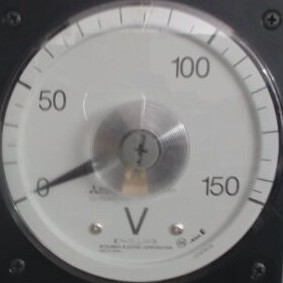
#> input picture meter.jpg, 283 x 283 px
$ python meter_reader.py
#> lines starting #> are read from the running program, lines starting #| are printed output that depends on the picture; after the words box and inside, x2 and y2 are one past the last pixel; in counts of white or black regions, pixels touching at a corner belong together
import cv2
import numpy as np
import math

class FeatureBasedMeterReader:
    # [102 lines left out: functions __init__, _create_detector, detect_needle_features, estimate_needle_angle_from_features, read_with_features, angle_to_meter_value, not called in this run]

class MeterComponentSeparator:
    """メーターの針と円盤を分離するクラス"""

    def __init__(self):
        pass

    # [173 lines left out: functions detect_meter_circle, create_circle_mask, create_needle_mask, separate_components, visualize_separation, save_separated_components, not called in this run]

def read_analog_meter(image_path):
#> called with image_path = 'meter.jpg'
    img = cv2.imread(image_path)
#> img is the input picture: shape (283, 283, 3); mean B, G, R 132.6, 133.1, 133.8
    if img is None:
        print(f"画像ファイル '{image_path}' が読み込めません")
        return None

    original = img.copy()
    gray = cv2.cvtColor(img, cv2.COLOR_BGR2GRAY)

    blurred = cv2.GaussianBlur(gray, (9, 9), 2)
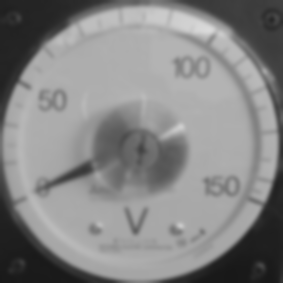
#> blurred: shape (283, 283); min 24, max 218, mean 133.3

    circles = cv2.HoughCircles(
        blurred,
        cv2.HOUGH_GRADIENT,
        dp=1,
        minDist=100,
        param1=100,
        param2=50,
        minRadius=50,
        maxRadius=300
    )
#> circles = [[139.5, 144.5, 138.4]]

    if circles is not None:
        circles = np.round(circles[0, :]).astype("int")
#> circles = [[140, 144, 138]]

        if len(circles) > 0:
            largest_circle = max(circles, key=lambda x: x[2])
#> largest_circle = [140, 144, 138]
            cx, cy, radius = largest_circle
#> cx = 140; cy = 144; radius = 138

            print(f"メーター中心: ({cx}, {cy}), 半径: {radius}")
#| メーター中心: (140, 144), 半径: 138

            cv2.circle(img, (cx, cy), radius, (0, 255, 0), 2)
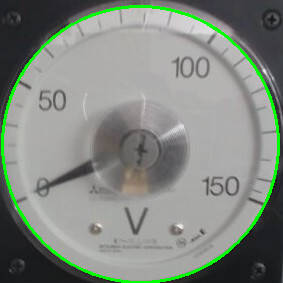
#> img: shape (283, 283, 3); 3.14% of pixels changed, all inside (x1, y1, x2, y2) = (1, 5, 280, 283)
            cv2.circle(img, (cx, cy), 2, (0, 0, 255), 3)
#> img: shape (283, 283, 3); 0.05% of pixels changed, all inside (x1, y1, x2, y2) = (136, 140, 145, 149)

            mask = np.zeros(gray.shape, dtype=np.uint8)
            cv2.circle(mask, (cx, cy), int(radius * 0.8), 255, -1)
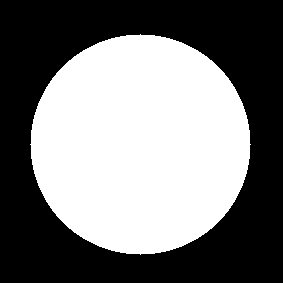
#> mask: shape (283, 283); 47.4% white; 1 white region, box (x1, y1, x2, y2) and area: (30, 34, 251, 255) 37981

            masked_gray = cv2.bitwise_and(gray, mask)
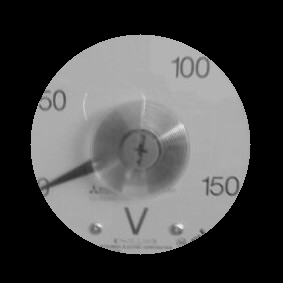
#> masked_gray: shape (283, 283); min 0, max 240, mean 73.9

            edges = cv2.Canny(masked_gray, 30, 80, apertureSize=3)
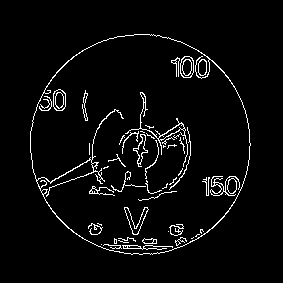
#> edges: shape (283, 283); 4.1% white in thin lines or dots, all inside (x1, y1, x2, y2) = (30, 34, 251, 255)

            lines = cv2.HoughLinesP(
                edges,
                rho=1,
                theta=np.pi/180,
                threshold=30,
                minLineLength=radius//4,
                maxLineGap=20
            )
#> lines = 48 rows, first 6: [42, 190, 189, 139], [40, 188, 94, 156], [142, 92, 146, 213], [94, 244, 182, 246], [103, 248, 176, 248], [121, 138, 157, 155]

            if lines is not None:
                print(f"検出された線の数: {len(lines)}")
#| 検出された線の数: 48

                needle_candidates = []

                for line in lines:
                    x1, y1, x2, y2 = line[0]

                    mid_x, mid_y = (x1 + x2) // 2, (y1 + y2) // 2
                    dist_to_center = math.sqrt((mid_x - cx)**2 + (mid_y - cy)**2)

                    if dist_to_center < radius * 0.5:
                        length = math.sqrt((x2-x1)**2 + (y2-y1)**2)
                        needle_candidates.append((line[0], length, dist_to_center))
#> this loop made 48 passes
#> (x1, y1, x2, y2, mid_x, mid_y, dist_to_center, length) on passes 1, 3, 6, 7, 8, 10, 11, 12, 14, 15, 17, 18: (42, 190, 189, 139, 115, 164, 32.02, 155.6), (142, 92, 146, 213, 144, 152, 8.94, 121.1), (121, 138, 157, 155, 139, 146, 2.24, 39.81), (116, 251, 167, 131, 141, 191, 47.01, 130.4), (114, 109, 236, 198, 175, 153, 36.14, 151), (91, 189, 176, 183, 133, 186, 42.58, 85.21), (185, 170, 188, 131, 186, 150, 46.39, 39.12), (89, 192, 147, 109, 118, 150, 22.8, 101.3), (129, 130, 190, 148, 159, 139, 19.65, 63.6), (119, 191, 155, 130, 137, 160, 16.28, 70.83), (92, 148, 100, 193, 96, 170, 51.11, 45.71), (93, 168, 143, 146, 118, 157, 25.55, 54.63)
#> (x1, y1, x2, y2, mid_x, mid_y, dist_to_center) on passes 2, 4, 5, 9, 13, 16: (40, 188, 94, 156, 67, 172, 78.19), (94, 244, 182, 246, 138, 245, 101), (103, 248, 176, 248, 139, 248, 104), (127, 253, 149, 192, 138, 222, 78.03), (93, 172, 160, 252, 126, 212, 69.43), (130, 253, 153, 193, 141, 223, 79.01)
#> after the loop, needle_candidates = 27 items

                if needle_candidates:
                    needle_candidates.sort(key=lambda x: x[1], reverse=True)

                    x1, y1, x2, y2 = needle_candidates[0][0]
#> x1 = 42; y1 = 190; x2 = 189; y2 = 139

                    dx = x2 - x1
#> dx = 147
                    dy = y2 - y1
#> dy = -51
                    angle_rad = math.atan2(dy, dx)
#> angle_rad = -0.334
                    angle_deg = math.degrees(angle_rad)
#> angle_deg = -19.13

                    if angle_deg < 0:
                        angle_deg += 360
#> angle_deg = 340.9

                    angle_from_vertical = (angle_deg + 90) % 360
#> angle_from_vertical = 70.87
                    if angle_from_vertical > 180:
                        angle_from_vertical = 360 - angle_from_vertical

                    meter_min, meter_max = 0, 150

                    # メーターの角度範囲を調整 (左下から右下へ約180度)
                    angle_start = 225  # 左下 (0V)
                    angle_end = 315    # 右下 (150V)

                    print(f"検出角度: {angle_deg:.2f}度")
#| 検出角度: 340.87度

                    # 実際の画像確認: 針は0V位置（左端）を指している
                    # メーターの配置: 0V=左端(約225度), 150V=右端(約315度)
                    # 検出角度340度は0V付近に対応

                    # 0V位置は約225度、150V位置は約315度と仮定
                    # ただし340度は実際には0Vに近い位置

                    if angle_deg >= 315:  # 315-360度
                        # この範囲は0V付近 (針が左端にある状態)
                        meter_value = 0
                    elif angle_deg >= 0 and angle_deg <= 45:
                        # 0-45度も0V付近
                        meter_value = 0
                    elif angle_deg >= 225 and angle_deg < 315:
                        # 225-315度の範囲でメーター値を計算
                        angle_normalized = (angle_deg - 225) / (315 - 225)
                        meter_value = meter_min + angle_normalized * (meter_max - meter_min)
                    else:
                        # 画像を見ると針は明らかに0V位置にある
                        meter_value = 0

                    cv2.line(img, (x1, y1), (x2, y2), (255, 0, 0), 3)
                    cv2.circle(img, (x1, y1), 3, (0, 255, 255), -1)
#> img: shape (283, 283, 3); mean B, G, R 129.9, 136, 128.7
                    cv2.circle(img, (x2, y2), 3, (255, 255, 0), -1)
#> img: shape (283, 283, 3); mean B, G, R 129.9, 136.1, 128.7

                    if meter_value is not None:
                        print(f"針の角度: {angle_deg:.2f}度")
#| 針の角度: 340.87度
                        print(f"推定メーター値: {meter_value:.2f}V")

                        cv2.putText(img, f"Value: {meter_value:.1f}V",
                                  (10, 30), cv2.FONT_HERSHEY_SIMPLEX, 1, (0, 255, 0), 2)
                        cv2.putText(img, f"Angle: {angle_deg:.1f}deg",
                                  (10, 70), cv2.FONT_HERSHEY_SIMPLEX, 1, (0, 255, 0), 2)
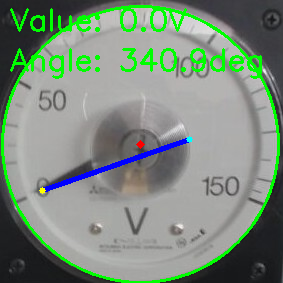
#> img: shape (283, 283, 3); mean B, G, R 124.7, 139.9, 123.5

                    # [4 lines of commented-out code are left out]

                    return meter_value if meter_value is not None else 0
                else:
                    print("針の候補が見つかりませんでした")
            else:
                print("線が検出できませんでした")
        else:
            print("有効な円が検出できませんでした")
    else:
        print("円形のメーターが検出できませんでした")

    return None

# [79 lines left out: functions compare_methods, test_separation, not called in this run]

if __name__ == "__main__":
    import sys

    if len(sys.argv) > 1:
        if sys.argv[1] == "--compare":
            compare_methods("meter.jpg")
        elif sys.argv[1] == "--separate":
            test_separation("meter.jpg")
        elif sys.argv[1] == "--help":
            print("使用方法:")
            print("python3 meter_reader.py           # 通常のメーター読み取り")
            print("python3 meter_reader.py --compare # 直線検出と特徴点検出の比較")
            print("python3 meter_reader.py --separate # 針と円盤の分離")
    else:
        result = read_analog_meter("meter.jpg")
        if result is not None:
            print(f"デジタル値: {result:.2f}")
        else:
            print("メーター読み取りに失敗しました")
